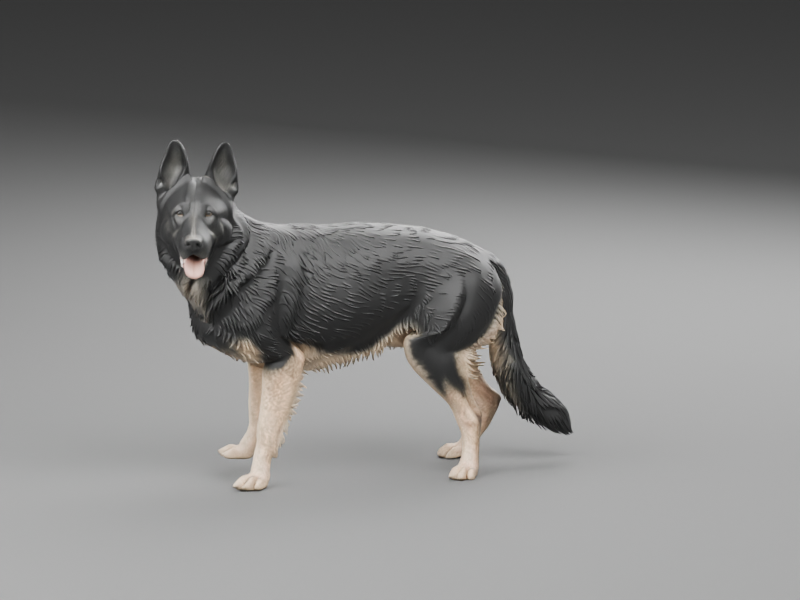
#> input picture art/german_shepherd_motion_v2/previews/B47Dogmeat_GSD_Coat2_00_Walk.png, 800 x 600 px; its folder holds 4 pictures in this run
$ python make_reviews.py
#> lines starting #> are read from the running program, lines starting #| are printed output that depends on the picture
"""Assemble actual Blender frames into review loops; no model/image generation."""
from pathlib import Path
from PIL import Image,ImageDraw
HERE=Path(__file__).resolve().parent;OUT=HERE.parent/'previews'

def main():
    for kind,start,seconds in [('Walk',0,1.2),('Run',24,.7)]:
        frames=[Image.open(OUT/f'B47Dogmeat_GSD_Coat2_{start+i:02}_{kind}.png').convert('RGB') for i in range(24)]
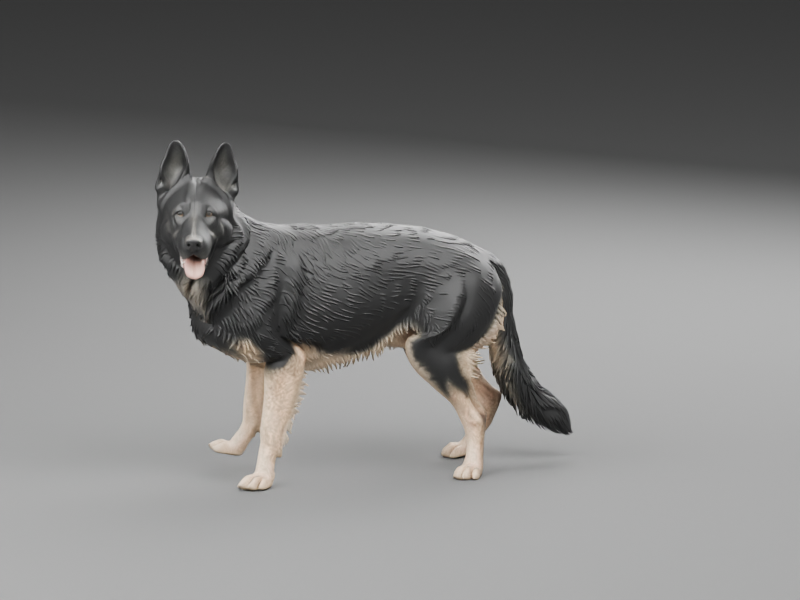
#> input picture art/german_shepherd_motion_v2/previews/B47Dogmeat_GSD_Coat2_01_Walk.png, 800 x 600 px
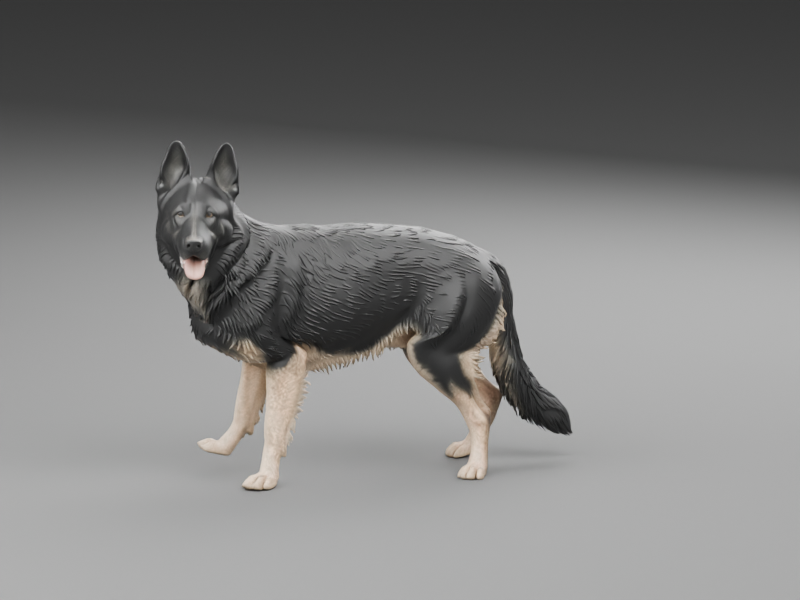
#> input picture art/german_shepherd_motion_v2/previews/B47Dogmeat_GSD_Coat2_02_Walk.png, 800 x 600 px
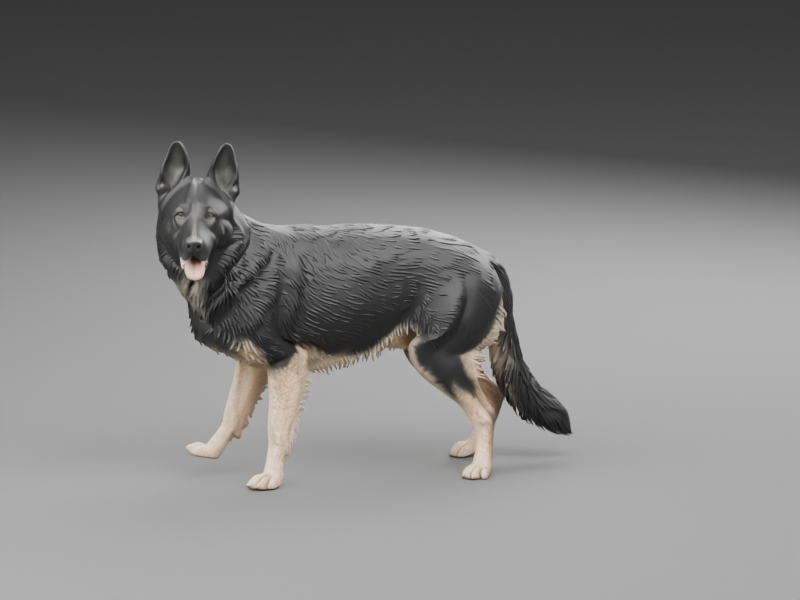
#> input picture art/german_shepherd_motion_v2/previews/B47Dogmeat_GSD_Coat2_03_Walk.png, 800 x 600 px
        milliseconds=round(seconds*1000);boundaries=[round(i*milliseconds/24/10)*10 for i in range(25)]
        durations=[b-a for a,b in zip(boundaries,boundaries[1:])]
        frames[0].save(OUT/(kind.lower()+'.gif'),save_all=True,append_images=frames[1:],duration=durations,loop=0,optimize=False)
    # Inspection replay: reverse frames are not the separately authored GetUp.
    down=[Image.open(OUT/f'B47Dogmeat_GSD_Coat2_{48+i:02}_LieDown.png').convert('RGB') for i in range(9)]
    frames=down+[down[-1]]*4+list(reversed(down))+[down[0]]*4
    frames[0].save(OUT/'rest-review.gif',save_all=True,append_images=frames[1:],duration=160,loop=0,optimize=False)
    sheet=Image.new('RGB',(1200,330),'#202124');draw=ImageDraw.Draw(sheet)
    for i,(index,label) in enumerate([(57,'Low health'),(61,'Half health'),(65,'Full health')]):
        frame=Image.open(OUT/f'B47Dogmeat_GSD_Coat2_{index:02}_Idle.png').convert('RGB');frame.thumbnail((400,300))
        sheet.paste(frame,(i*400,30));draw.text((i*400+12,8),label,fill='white')
    sheet.save(OUT/'tail-health-review.png')
    print('Actual-frame walk/trot/rest loops and tail review assembled')

#> (the run stopped early here; a loop or call above may not have finished)
